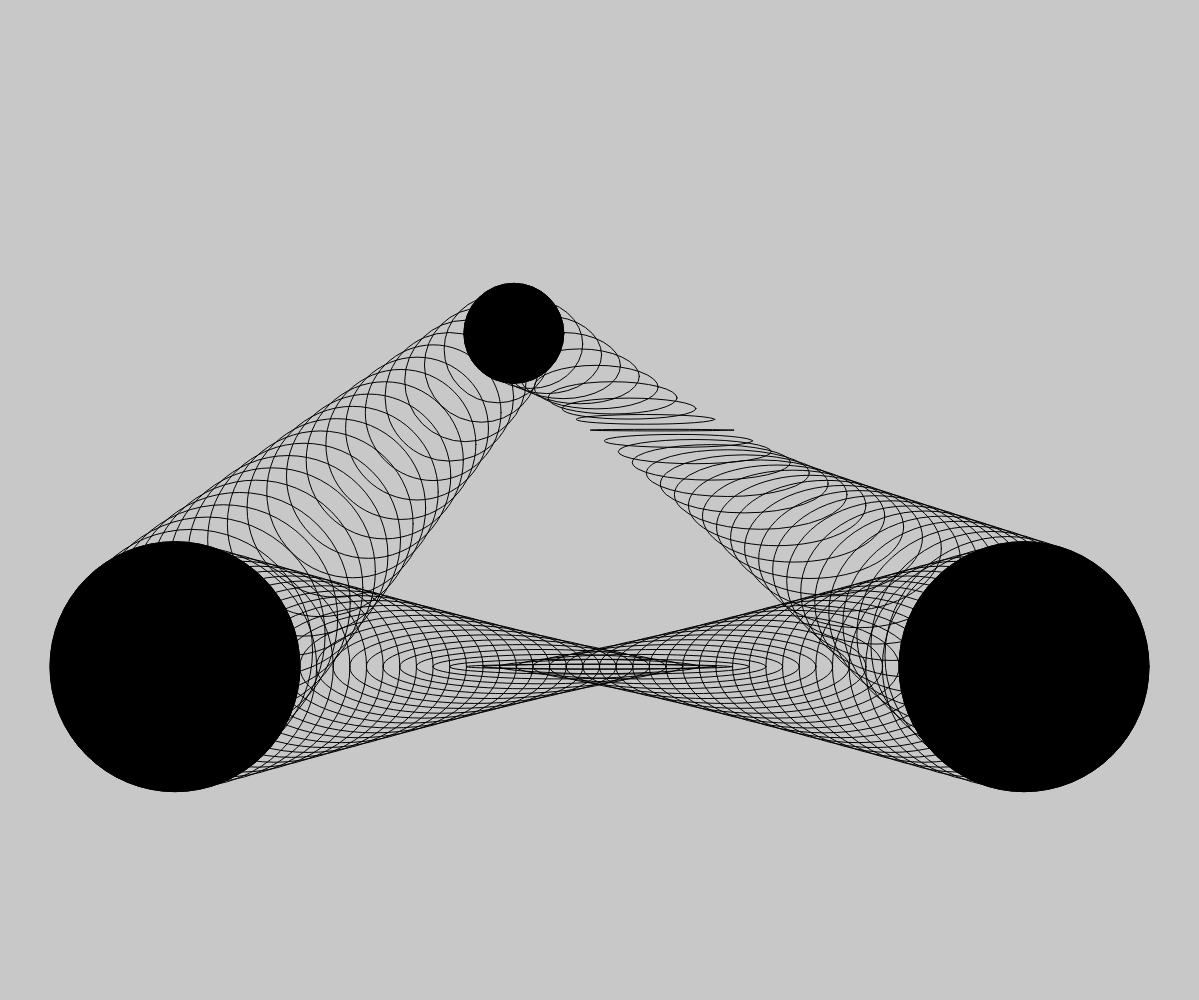
Frame 1 (no input)
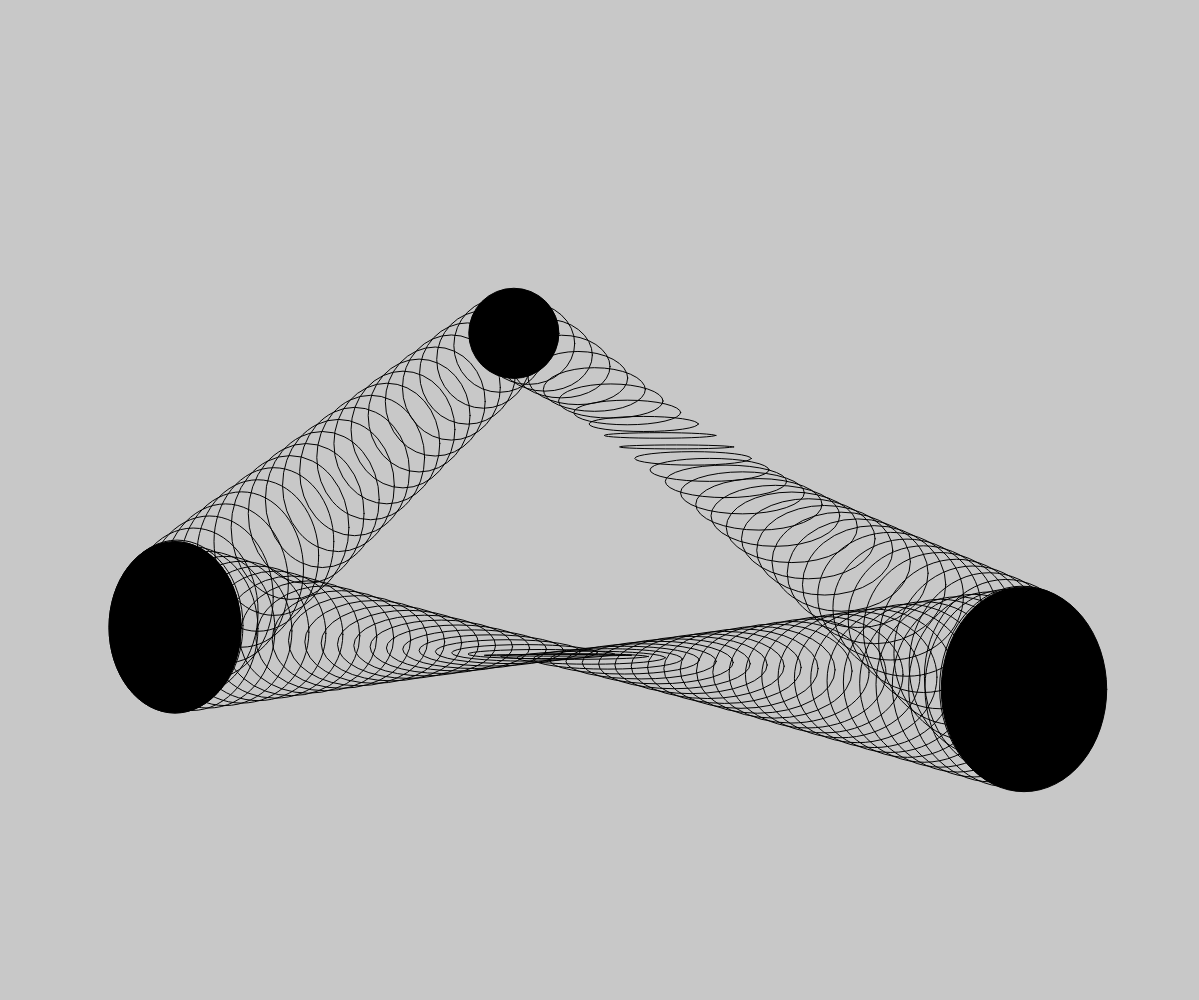
Frame 60 (no input)
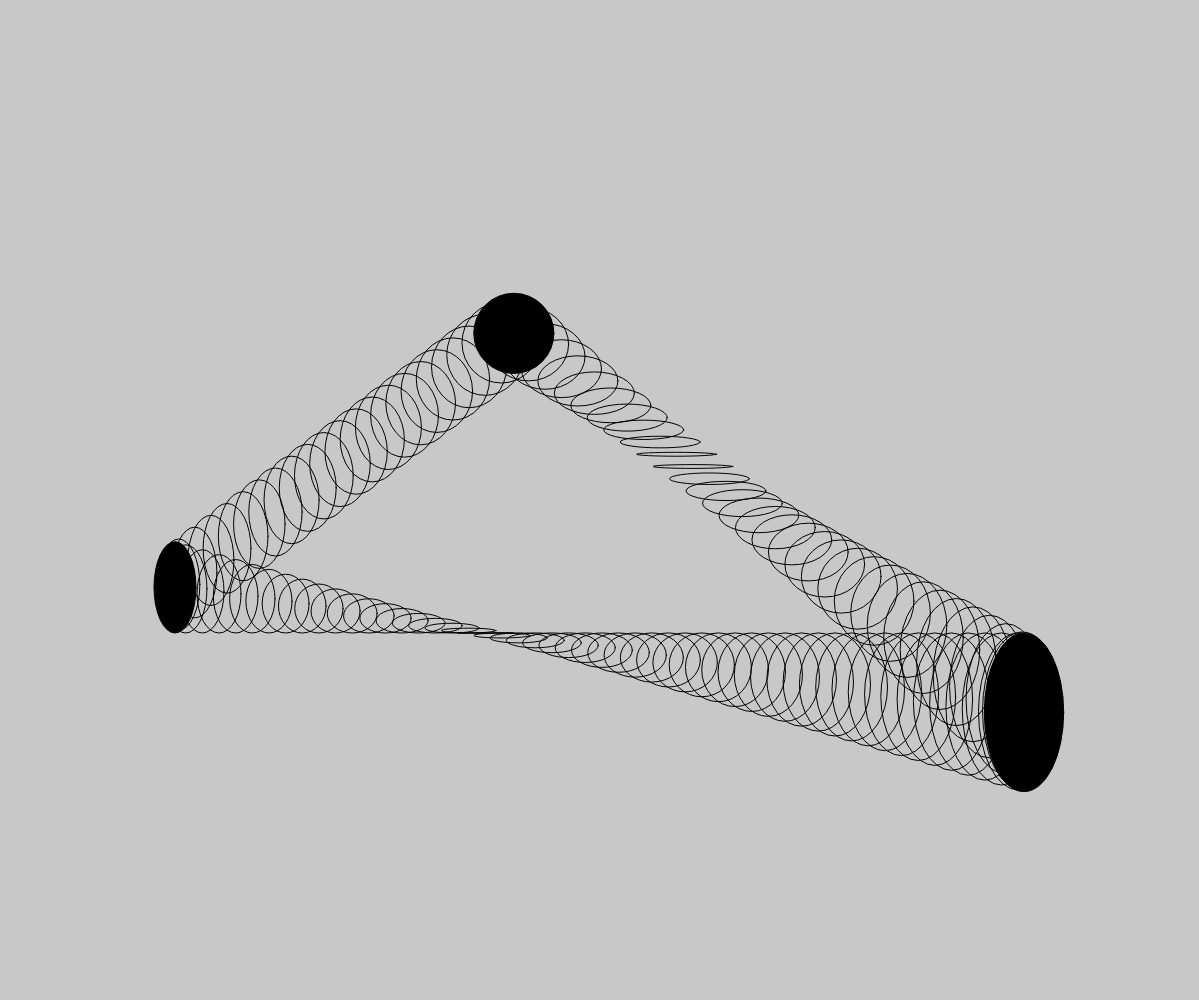
Frame 120 (the mouse pressed at the canvas centre since frame 60)

The p5.js sketch that drew these frames (run headless with seeded random() and noise() and a simulated clock; from frame 60 on, the mouse is pressed at the canvas centre):

// p5.js sketch
// ── sketch.js
////////////////////////////////// Variables ////////////////////////////////// 

// canvas size
let sizeX = 1366;
let sizeY =736;

let edgeDist = 250;
let mid = 368;
let alph = 0;
let FR = 30;

////////////////////////////////// CIRCLES //////////////////////////////////

const LCircle = {
  // position
  X: edgeDist, defaultX: edgeDist,
  Y: mid, defaultY: mid,
  Pos: 1, //indicates which shift transform will be used for flipshift
  mouseControled: false,

  //shape
  Xsize: 250, // initial size if animating
  Xchange: -1,
  Xspeed: .06,
  Xmin: 30, Xmax: 250,

  Ysize: 250, // initial size if animating
  Ychange: -1,
  Yspeed: 0.04,
  Ymin: 30, Ymax: 250,
}

const RCircle = {
  // position
  X: sizeX - edgeDist, defaultX: sizeX - edgeDist,
  Y: mid, defaultY: mid,
  Pos: -1, //indicates which shift transform will be used for flipshift
  mouseControled: false,

  //shape
  Xsize: 250, // initial size if animating
  Xchange: -1,
  Xspeed: .043,
  Xmin: 30, Xmax: 250,

  Ysize: 250, // initial size if animating
  Ychange: -1,
  Yspeed: .023,
  Ymin: 30, Ymax: 250,
}

const MCircle = {
  // position
  X: 520, defaultX: 520,
  Y: 230, defaultY: 230,
  Pos: -1, //indicates which shift transform will be used for flipshift
  mouseControled: false,

  //shape
  Xsize: 100, // initial size if animating
  Xchange: -1,
  Xspeed: 0.005,
  Xmin: 80, Xmax: 100,

  Ysize: 100, // initial size if animating
  Ychange: -1,
  Yspeed: 0.005,
  Ymin: 80, Ymax: 100,
}

////////////////////////////////// LINKS //////////////////////////////////

const Link1 ={
  start: LCircle,
  end: RCircle,

  doFlipX: 0,
  doFlipY: 1,

  steps: 50,
  speed: .15,
  curFrame: 0,
}

const Link2 ={
  start: RCircle,
  end: MCircle,

  doFlipX: 0,
  doFlipY: 1,

  steps: 30,
  speed: .05,
  curFrame: 0,
}

const Link3 = {
  start: MCircle,
  end: LCircle,

  doFlipX: 0,
  doFlipY: 0,

  steps: 20,
  speed: .03,
  curFrame: 0,
}

////////////////////////////////// MAIN FUNCTIONS //////////////////////////////////

function setup() {
  canvas = createCanvas(windowWidth-1, windowHeight);
  canvas.position(0,0);

  frameRate(FR)

  setupCircles();
}

function setupCircles() {
  LCircle.X = 50 + (LCircle.Xsize)/2;
  LCircle.defaultX = 0;
  LCircle.Y = height*2/3;
  LCircle.defaultY = height*2/3;

  RCircle.X = width-50 - (RCircle.Xsize)/2;
  RCircle.defaultX = width-50 - (RCircle.Xsize)/2;
  RCircle.Y = height*2/3;
  RCircle.defaultY = height*2/3;

  MCircle.X = width*3/7;
  MCircle.defaultX = width*3/7;
  MCircle.Y = height/3;
  MCircle.defaultY = height/3;

  console.log('circles set');
}

function draw() {
  background(200);

  fill(0);

  // draws the edge/main circles 
  drawEllipse(LCircle);
  drawEllipse(RCircle);
  drawEllipse(MCircle);

  // draws links between circles
  CircleBeam(Link1);
  CircleBeam(Link2);
  CircleBeam(Link3);

  shapeTransform(LCircle);
  flipShift(LCircle);

  shapeTransform(RCircle);
  flipShift(RCircle);

  shapeTransform(MCircle);

}

////////////////////////////////// OTHER FUNCTIONS //////////////////////////////////

function drawEllipse(circle) {
  ellipse(circle.X, circle.Y, circle.Xsize, circle.Ysize);
}


function CircleBeam(Link) {

  // calculates the amount of change between each step

  let unitDistX = (Link.end.X - Link.start.X) / (Link.steps + 1);
  let unitDistY = (Link.end.Y - Link.start.Y) / (Link.steps + 1);

  let frameShiftX = (unitDistX/(FR+ 1)) * Link.curFrame;
  let frameShiftY = (unitDistY/(FR + 1)) * Link.curFrame;
  
  if (Link.doFlipX == 0) {
    var sizeDiffX = Link.end.Xsize - Link.start.Xsize;
  }
  else {
    var sizeDiffX = (Link.end.Xsize + Link.start.Xsize) * -1;
  }

  if (Link.doFlipY == 0) {
    var sizeDiffY = Link.end.Ysize - Link.start.Ysize;
  }
  else {
    var sizeDiffY = (Link.end.Ysize + Link.start.Ysize) * -1;
  }
    
  // sets opacity for step circles
  fill(255, 255, 255, alph);
  
  // draws each step
  for (i=0; i<=Link.steps; i++) {
    // position
    let posX = Link.start.X + (i*unitDistX) + frameShiftX;
    let posY = Link.start.Y + (i*unitDistY) + frameShiftY;
    
    let distFromStart = EuclideanDistance(Link.start.X, Link.start.Y, posX, posY);
    let distStartToEnd = EuclideanDistance(Link.start.X, Link.start.Y, Link.end.X, Link.end.Y);
    let distRatio = distFromStart / distStartToEnd;

    // size
    let Xsize = Link.start.Xsize + (distRatio * sizeDiffX);
    let Ysize = Link.start.Ysize + (distRatio * sizeDiffY);
  
    ellipse(posX, posY, Xsize, Ysize);
    }

  if (Link.curFrame < FR) {
    Link.curFrame += 1 * deltaTime * Link.speed;
  }
  else if (Link.curFrame >= FR) {
    Link.curFrame = 0;
  }
}

function EuclideanDistance(x1, y1, x2, y2) {
  return Math.sqrt(Math.pow(x2-x1,2) + Math.pow(y2-y1,2))
}

function shapeTransform(circle) {
  // alters the shapes of the circles

  // controls the X changes
  if (circle.Xchange > 0 && circle.Xsize < circle.Xmax) {
    circle.Xsize += 1*deltaTime*(circle.Xspeed)
  }
  else if (circle.Xchange > 0 && circle.Xsize >= circle.Xmax) {
    circle.Xchange = -1;
  }
  else if (circle.Xchange < 0 && circle.Xsize > circle.Xmin) {
    circle.Xsize -= 1*deltaTime*(circle.Xspeed)
  }
  else if (circle.Xchange < 0 && circle.Xsize <= circle.Xmin) {
    circle.Xchange = +1;
  }

  // controls the Y changes
  if (circle.Ychange > 0 && circle.Ysize <= circle.Ymax) {
    circle.Ysize += 1*deltaTime*(circle.Yspeed)
  }
  else if (circle.Ychange > 0 && circle.Ysize > circle.Ymax) {
    circle.Ychange = -1;
    circle.Ysize = circle.Ymax;
  }
  else if (circle.Ychange < 0 && circle.Ysize >= circle.Ymin) {
    circle.Ysize -= 1*deltaTime*(circle.Yspeed)
  }
  else if (circle.Ychange < 0 && circle.Ysize < circle.Ymin) {
    circle.Ychange = +1;
    circle.Ysize = circle.Ymin;
  }

}

function shiftTransformTop(circle) {
  // moves the position of the circle, leaving the top
  // in the same position

  let top = circle.defaultY - (circle.Ymax / 2);
  circle.Y = top + (circle.Ysize / 2);
}

function shiftTransformBot(circle) {
  // moves the position of the circle, leaving the top
  // in the same position, unless controled by the mouse
  
  let bot = circle.defaultY + (circle.Ymax / 2);
  circle.Y = bot - (circle.Ysize / 2);
}

function flipShift(circle) {
  // alternates the circle between shiftTransformTop and shiftTransformBot

  if (circle.Ymax > 0 && circle.Ysize >= circle.Ymax) {
    circle.Pos *= -1;
  }

  if (circle.Pos == 1) {
    shiftTransformTop(circle);
  }
  else if (circle.Pos == -1) {
    shiftTransformBot(circle);
  }
}

function windowResized() {
  resizeCanvas(windowWidth-30, windowHeight-1);
  background(0);
  setupCircles();
}
// ── Transmission.html
<!DOCTYPE html>
<html lang="en">

<head>
    <meta charset="UTF-8" />
    <meta name="viewport" content="width=device-width, initial-scale=1.0" />
    <title> KN - Transmission </title>
    <link rel="icon" href="../../assets/Favicon.png">
    <link rel="stylesheet" href="../../styles.css">

    <script src="../../assets/p5.min.js"></script>
    <script src="sketch.js"></script>

</head>

<body>

    <div class="outerMargin">
        <div class="grid">

            <!-- <div style="grid-area: 1/1 / 2/4; position: fixed;">
                <h2> Transmission </h2>
            </div> -->
            
        </div>
    </div>
    
    <div id="sideBar">
        <div class="menu">

            <div class="menuColumn">
                <div class="mock_h3">M</div>
                <div class="mock_h3">E</div>
                <div class="mock_h3">N</div>
                <div class="mock_h3">U</div>
            </div>

            <div class="menuOptions">
                <a href="../../index.html"> <p> <u> Home </p> </u> </a>
                <a href="../../projects.html"> <p> <u> Graphic Design </u> </p> </a>
                <a href="../../Code_Work.html"> <p> <u> Creative Coding </u> </p> </a>
                <a href="../../Artworks.html"> <p> <u> Art & Sketches </u></p></a>
                <a href="../../about.html"> <p> <u> About </u> </p> </a>
            </div>
        </div>
    </div>
</body>

</html>
